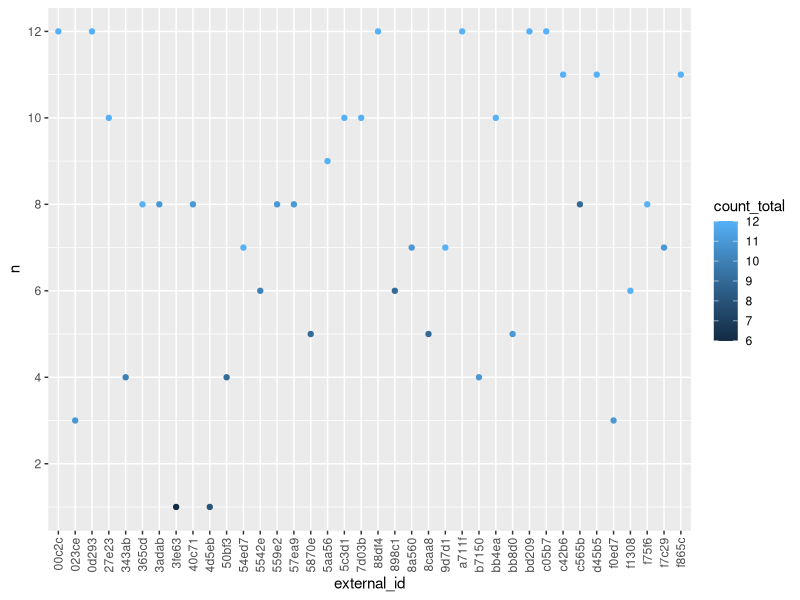
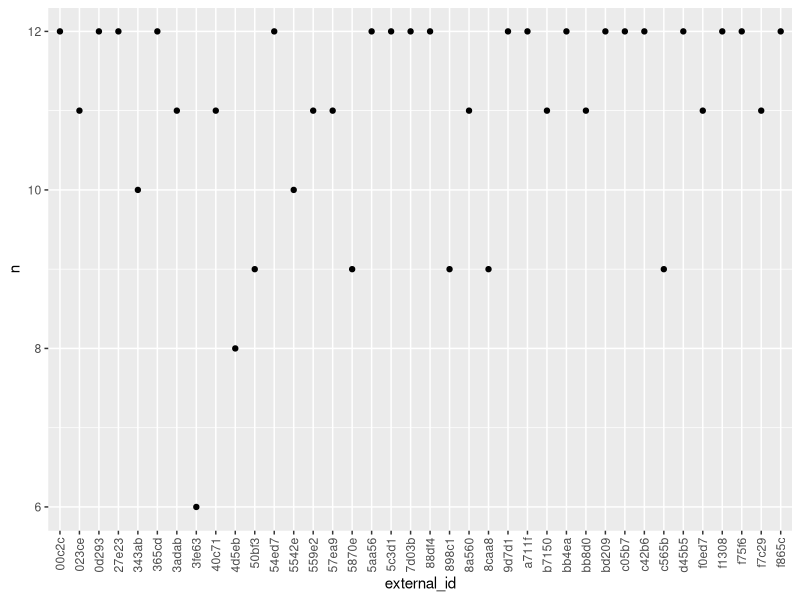
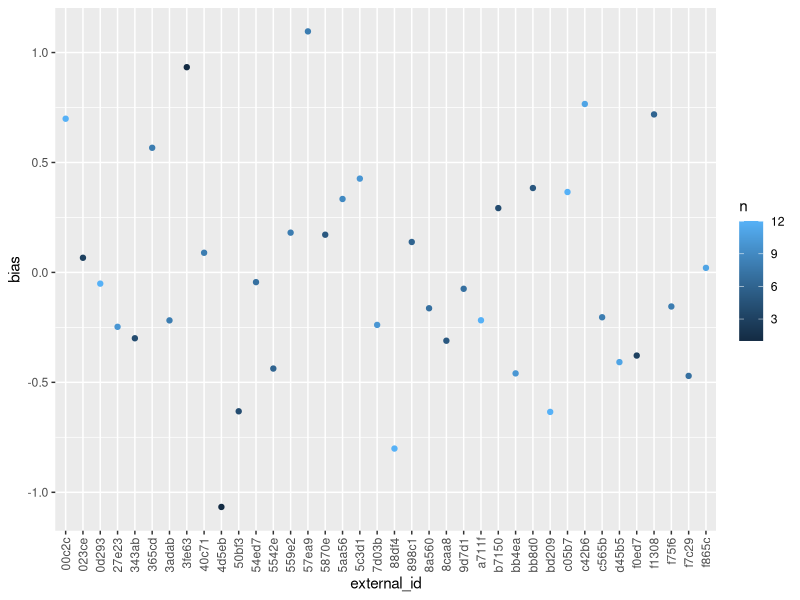
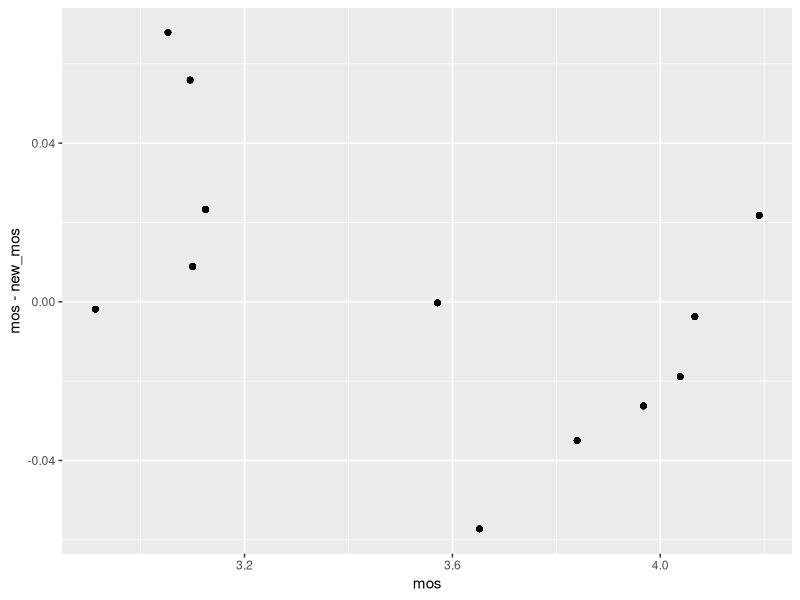
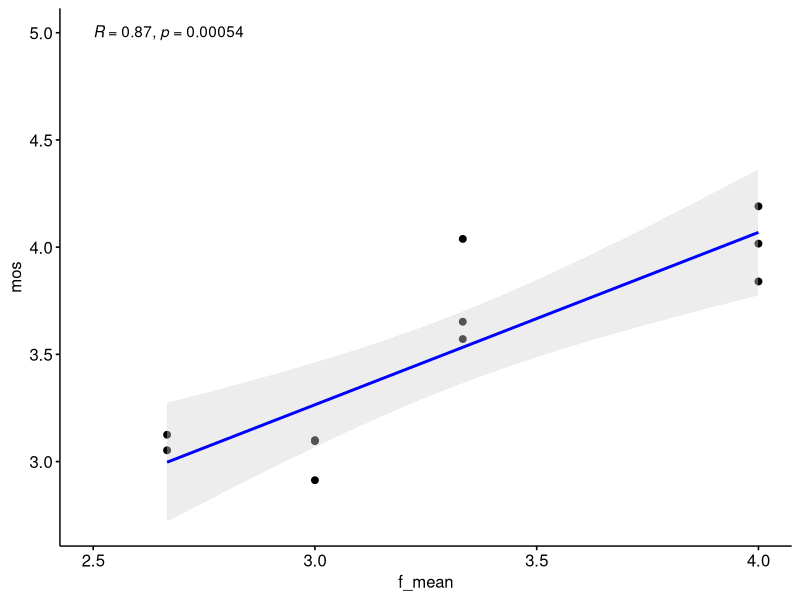
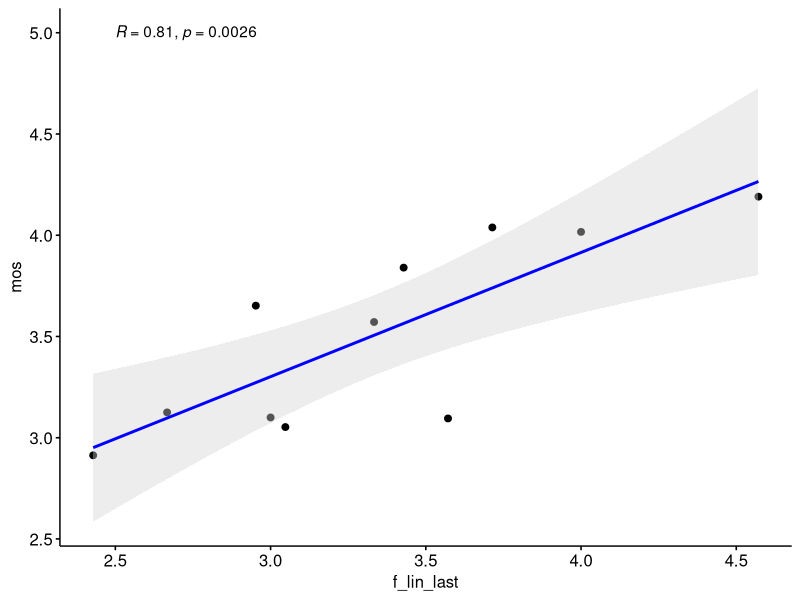
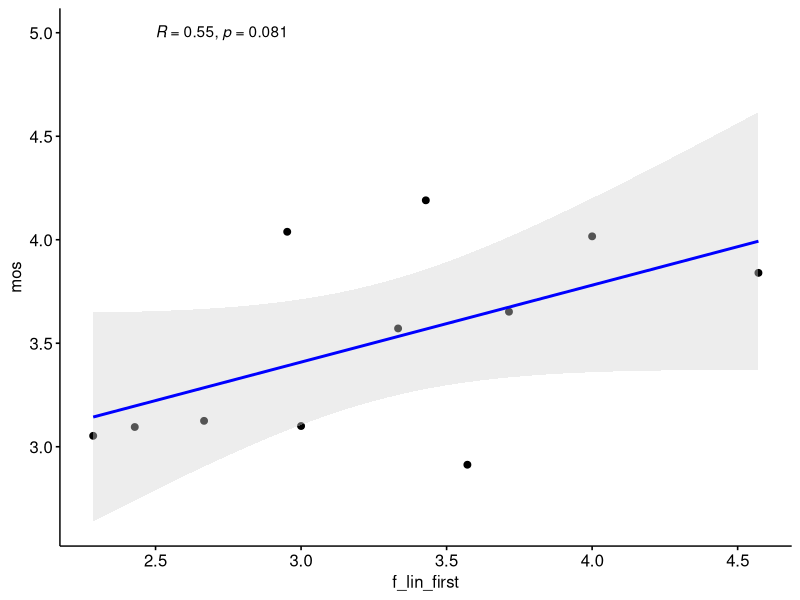
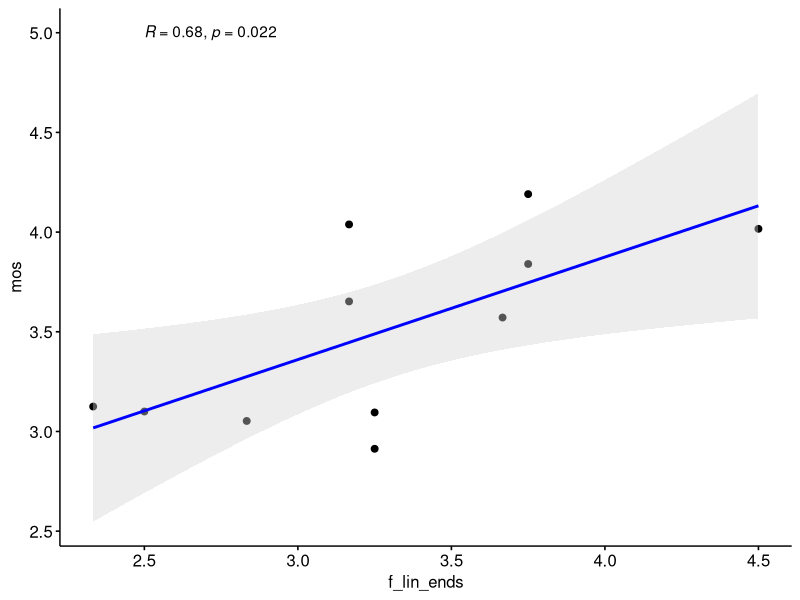

Write the R code that produced these figures, in order. (Note: this script raises an error after producing the figures.)
## ---- chunk 1
knitr::opts_chunk$set(echo = TRUE)
library(tidyverse)
library(ggpubr)
library(ordinal)
## ---- chunk 2
data_by_weeks <- read_csv("phase4_current_results.csv", col_types = "ffnnnnnnnnnnncc")


## ---- chunk 3

data_by_weeks %>%
  group_by(external_id) %>%
  dplyr::summarise(n = sum(n == 7), count_total = n()) %>%
  ggplot(aes(external_id, n, color = count_total)) + geom_point() + 
    theme(axis.text.x = element_text(angle = 90, vjust = 0.5, hjust=1)) + 
    scale_y_continuous(breaks = seq(0, 20, 2)) 

data_by_weeks %>%
  group_by(external_id) %>%
  dplyr::summarise(n = sum(n >= 3)) %>%
  ggplot(aes(external_id, n)) + geom_point() + 
    theme(axis.text.x = element_text(angle = 90, vjust = 0.5, hjust=1)) + 
    scale_y_continuous(breaks = seq(0, 20, 2)) 

data_by_weeks %>%
  filter(n == 7) %>%
  group_by(week) %>%
  dplyr::mutate(mos = mean(q2)) %>%
  ungroup() %>%
  group_by(external_id) %>%
  dplyr::summarize(bias = mean(q2 - mos, na.rm = TRUE), n = n()) %>%
#  mutate(n = as.factor(n)) %>%
  ggplot(aes(external_id, bias, color = n)) + geom_point() + 
    theme(axis.text.x = element_text(angle = 90, vjust = 0.5, hjust=1))

tmp <- data_by_weeks %>%
  filter(n == 7) %>%
  group_by(week) %>%
  mutate(mos = mean(q2)) %>%
  ungroup() 


data_by_weeks %>%
  filter(n == 7) %>%
  group_by(week) %>%
  dplyr::mutate(mos = mean(q2)) %>%
  ungroup() %>%
  group_by(external_id) %>%
  dplyr::mutate(bias = mean(q2 - mos, na.rm = TRUE)) %>%
  ungroup() %>%
  dplyr::mutate(new_q2 = q2 - bias) %>%
  group_by(week, mos) %>%
  dplyr::mutate(new_mos = mean(new_q2)) %>%
  ggplot(aes(mos, mos - new_mos)) + geom_point()

data_with_bias <- data_by_weeks %>%
  filter(n == 7) %>%
  group_by(week) %>%
  dplyr::mutate(mos = mean(q2)) %>%
  ungroup() %>%
  group_by(external_id) %>%
  dplyr::mutate(bias = mean(q2 - mos, na.rm = TRUE)) %>%
  ungroup() %>%
  mutate(new_q2 = q2 - bias) %>%
  group_by(week, mos) %>%
  dplyr::mutate(new_mos = mean(new_q2))

## ---- chunk 4
f_mean <- function(x) {
  tmp <- x[,1]
  tmp[is.na(x[,1])] <- 0
  norm <- rep(1, nrow(x))
  norm[is.na(x[,1])] <- 0
  for (i in c(2:6)){
    tmp_norm <- rep(1, nrow(x))
    tmp_norm[is.na(x[,i])] <- 0
    norm <- norm + tmp_norm
    tmp_na <- x[,i]
    tmp_na[is.na(tmp_na)] <- 0
    tmp <- tmp + tmp_na
  }
  return(tmp / norm)
}

f_lin_last <- function(x) {
  norm <- rep(1, nrow(x))
  norm[is.na(x[,1])] <- 0
  tmp <- x[,1]
  tmp[is.na(x[,1])] <- 0
  tmp <- tmp * norm
  for (i in c(2:6)){
    tmp_norm <- rep(i, nrow(x))
    tmp_norm[is.na(x[,i])] <- 0
    norm <- norm + tmp_norm
    tmp_na <- x[,i]
    tmp_na[is.na(tmp_na)] <- 0
    tmp <- tmp + tmp_na * tmp_norm
  }
  return(tmp / norm)
}

f_lin_first <- function(x) {
  norm <- rep(6, nrow(x))
  norm[is.na(x[,1])] <- 0
  tmp <- x[,1]
  tmp[is.na(x[,1])] <- 0
  tmp <- tmp * norm
  for (i in c(2:6)){
    tmp_norm <- rep(7-i, nrow(x))
    tmp_norm[is.na(x[,i])] <- 0
    norm <- norm + tmp_norm
    tmp_na <- x[,i]
    tmp_na[is.na(tmp_na)] <- 0
    tmp <- tmp + tmp_na * tmp_norm
  }
  return(tmp / norm)
}

f_lin_ends <- function(x) {
  norm <- rep(3, nrow(x))
  norm[is.na(x[,1])] <- 0
  tmp <- x[,1]
  tmp[is.na(x[,1])] <- 0
  tmp <- tmp * norm
  for (i in c(2:6)){
    tmp_norm <- rep(ceiling(abs(3.5 - i)), nrow(x))
    tmp_norm[is.na(x[,i])] <- 0
    norm <- norm + tmp_norm
    tmp_na <- x[,i]
    tmp_na[is.na(tmp_na)] <- 0
    tmp <- tmp + tmp_na * tmp_norm
  }
  return(tmp / norm)
}

data_by_weeks$f_mean = f_mean(as.matrix(data_by_weeks[,c("mo", "tu", "we", "th", "fr", "sa")]))
data_by_weeks$f_lin_last = f_lin_last(as.matrix(data_by_weeks[,c("mo", "tu", "we", "th", "fr", "sa")]))
data_by_weeks$f_lin_first = f_lin_first(as.matrix(data_by_weeks[,c("mo", "tu", "we", "th", "fr", "sa")]))
data_by_weeks$f_lin_ends = f_lin_ends(as.matrix(data_by_weeks[,c("mo", "tu", "we", "th", "fr", "sa")]))

data_by_weeks$res_mean <- data_by_weeks$f_mean - data_by_weeks$q2
data_by_weeks$res_last <-data_by_weeks$f_lin_last - data_by_weeks$q2
data_by_weeks$res_first <-data_by_weeks$f_lin_first - data_by_weeks$q2
data_by_weeks$res_ends <-data_by_weeks$f_lin_ends - data_by_weeks$q2

data_by_weeks %>%
  filter(n == 7) %>%
  mutate(week_private = mo*10^5+tu*10^4+we*10^3+th*10^2+fr*10+sa) %>%
  group_by(week_private) %>%
  dplyr::summarize(mos = mean(q2), f_mean = mean(f_mean)) %>%
  ggscatter(x = "f_mean", y = "mos",
   add = "reg.line",  # Add regressin line
   add.params = list(color = "blue", fill = "lightgray"), # Customize reg. line
   conf.int = TRUE # Add confidence interval
   ) + 
    stat_cor(method = "pearson", label.x = 2.5, label.y = 5)
  
data_by_weeks %>%
  filter(n == 7) %>%
  mutate(week_private = mo*10^5+tu*10^4+we*10^3+th*10^2+fr*10+sa) %>%
  group_by(week_private) %>%
  dplyr::summarize(mos = mean(q2), f_lin_last = mean(f_lin_last)) %>%
  ggscatter(x = "f_lin_last", y = "mos",
   add = "reg.line",  # Add regressin line
   add.params = list(color = "blue", fill = "lightgray"), # Customize reg. line
   conf.int = TRUE # Add confidence interval
   ) + 
    stat_cor(method = "pearson", label.x = 2.5, label.y = 5)

data_by_weeks %>%
  filter(n == 7) %>%
  mutate(week_private = mo*10^5+tu*10^4+we*10^3+th*10^2+fr*10+sa) %>%
  group_by(week_private) %>%
  dplyr::summarize(mos = mean(q2), f_lin_first = mean(f_lin_first)) %>%
  ggscatter(x = "f_lin_first", y = "mos",
   add = "reg.line",  # Add regressin line
   add.params = list(color = "blue", fill = "lightgray"), # Customize reg. line
   conf.int = TRUE # Add confidence interval
   ) + 
    stat_cor(method = "pearson", label.x = 2.5, label.y = 5)

data_by_weeks %>%
  filter(n == 7) %>%
  mutate(week_private = mo*10^5+tu*10^4+we*10^3+th*10^2+fr*10+sa) %>%
  group_by(week_private) %>%
  dplyr::summarize(mos = mean(q2), f_lin_ends = mean(f_lin_ends)) %>%
  ggscatter(x = "f_lin_ends", y = "mos",
   add = "reg.line",  # Add regressin line
   add.params = list(color = "blue", fill = "lightgray"), # Customize reg. line
   conf.int = TRUE # Add confidence interval
   ) + 
    stat_cor(method = "pearson", label.x = 2.5, label.y = 5)

data_by_weeks %>%
  select(-q4) %>%
  replace(is.na(.), 0) %>%
  mutate(week_private = mo*10^5+tu*10^4+we*10^3+th*10^2+fr*10+sa) %>%
  group_by(week_private) %>%
  dplyr::summarize(mos = mean(q2), f_mean = mean(f_mean), n = n()) %>%
  ggscatter(x = "f_mean", y = "mos",
   add = "reg.line",  # Add regressin line
   add.params = list(color = "blue", fill = "lightgray"), # Customize reg. line
   conf.int = TRUE # Add confidence interval
   ) + 
    stat_cor(method = "pearson", label.x = 2.5, label.y = 5)

data_by_weeks %>%
  select(-q4) %>%
  replace(is.na(.), 0) %>%
  mutate(week_private = mo*10^5+tu*10^4+we*10^3+th*10^2+fr*10+sa) %>%
  group_by(week_private) %>%
  dplyr::summarize(mos = mean(q2), f_lin_last = mean(f_lin_last), n = n()) %>%
  ggscatter(x = "f_lin_last", y = "mos",
   add = "reg.line",  # Add regressin line
   add.params = list(color = "blue", fill = "lightgray"), # Customize reg. line
   conf.int = TRUE # Add confidence interval
   ) + 
    stat_cor(method = "pearson", label.x = 2.5, label.y = 5)

data_by_weeks %>%
  select(-q4) %>%
  replace(is.na(.), 0) %>%
  mutate(week_private = mo*10^5+tu*10^4+we*10^3+th*10^2+fr*10+sa) %>%
  group_by(week_private) %>%
  dplyr::summarize(mos = mean(q2), f_lin_first = mean(f_lin_first), n = n()) %>%
  ggscatter(x = "f_lin_first", y = "mos",
   add = "reg.line",  # Add regressin line
   add.params = list(color = "blue", fill = "lightgray"), # Customize reg. line
   conf.int = TRUE # Add confidence interval
   ) + 
    stat_cor(method = "pearson", label.x = 2.5, label.y = 5)

data_by_weeks %>%
  select(-q4) %>%
  replace(is.na(.), 0) %>%
  mutate(week_private = mo*10^5+tu*10^4+we*10^3+th*10^2+fr*10+sa) %>%
  group_by(week_private) %>%
  dplyr::summarize(mos = mean(q2), f_lin_ends = mean(f_lin_ends), n = n()) %>%
  ggscatter(x = "f_lin_ends", y = "mos",
   add = "reg.line",  # Add regressin line
   add.params = list(color = "blue", fill = "lightgray"), # Customize reg. line
   conf.int = TRUE # Add confidence interval
   ) + 
    stat_cor(method = "pearson", label.x = 2.5, label.y = 5)

#and taking into account number of votes


data_by_weeks %>%
  select(-q4) %>%
  replace(is.na(.), 0) %>%
  mutate(week_private = mo*10^5+tu*10^4+we*10^3+th*10^2+fr*10+sa) %>%
  group_by(week_private) %>%
  dplyr::summarize(mos = mean(q2), f_mean = mean(f_mean), n = n(), week_private = week_private) %>%
  ggscatter(x = "f_mean", y = "mos",
   add = "reg.line",  # Add regressin line
   add.params = list(color = "blue", fill = "lightgray"), # Customize reg. line
   conf.int = TRUE # Add confidence interval
   ) + 
    stat_cor(method = "pearson", label.x = 2.5, label.y = 5)

data_by_weeks %>%
  select(-q4) %>%
  replace(is.na(.), 0) %>%
  mutate(week_private = mo*10^5+tu*10^4+we*10^3+th*10^2+fr*10+sa) %>%
  group_by(week_private) %>%
  dplyr::summarize(mos = mean(q2), f_lin_last = mean(f_lin_last), n = n(), week_private = week_private) %>%
  ggscatter(x = "f_lin_last", y = "mos",
   add = "reg.line",  # Add regressin line
   add.params = list(color = "blue", fill = "lightgray"), # Customize reg. line
   conf.int = TRUE # Add confidence interval
   ) + 
    stat_cor(method = "pearson", label.x = 2.5, label.y = 5)

data_by_weeks %>%
  select(-q4) %>%
  replace(is.na(.), 0) %>%
  mutate(week_private = mo*10^5+tu*10^4+we*10^3+th*10^2+fr*10+sa) %>%
  group_by(week_private) %>%
  dplyr::summarize(mos = mean(q2), f_lin_first = mean(f_lin_first), n = n(), week_private = week_private) %>%
  ggscatter(x = "f_lin_first", y = "mos",
   add = "reg.line",  # Add regressin line
   add.params = list(color = "blue", fill = "lightgray"), # Customize reg. line
   conf.int = TRUE # Add confidence interval
   ) + 
    stat_cor(method = "pearson", label.x = 2.5, label.y = 5)

data_by_weeks %>%
  select(-q4) %>%
  replace(is.na(.), 0) %>%
  mutate(week_private = mo*10^5+tu*10^4+we*10^3+th*10^2+fr*10+sa) %>%
  group_by(week_private) %>%
  dplyr::summarize(mos = mean(q2), f_lin_ends = mean(f_lin_ends), n = n(), week_private = week_private) %>%
  ggscatter(x = "f_lin_ends", y = "mos",
   add = "reg.line",  # Add regressin line
   add.params = list(color = "blue", fill = "lightgray"), # Customize reg. line
   conf.int = TRUE # Add confidence interval
   ) + 
    stat_cor(method = "pearson", label.x = 2.5, label.y = 5)



## ---- chunk 5
data_by_weeks$os <- factor(data_by_weeks$q2, ordered = TRUE, levels = c(1, 2, 3, 4, 5))

model_mean <- clm(os ~ f_mean, data = data_by_weeks, family = "binomial")
summary(model_mean)

model_lin_last <- clm(os ~ f_lin_last, data = data_by_weeks, family = "binomial")
summary(model_lin_last)

model_lin_first <- clm(os ~ f_lin_first, data = data_by_weeks, family = "binomial")
summary(model_lin_first)

model_lin_ends <- clm(os ~ f_lin_ends, data = data_by_weeks, family = "binomial")
summary(model_lin_ends)

model_lin_ends <- clm(os ~ f_mean + f_lin_last + f_lin_first + f_lin_ends, data = data_by_weeks, family = "binomial")
summary(model_lin_ends)

data_only_full <- data_by_weeks[data_by_weeks$n == 7,]

model_mean <- clm(os ~ f_mean, data = data_only_full, family = "binomial")
summary(model_mean)

model_lin_last <- clm(os ~ f_lin_last, data = data_only_full, family = "binomial")
summary(model_lin_last)

model_lin_first <- clm(os ~ f_lin_first, data = data_only_full, family = "binomial")
summary(model_lin_first)

model_lin_ends <- clm(os ~ f_lin_ends, data = data_only_full, family = "binomial")
summary(model_lin_ends)

model_lin_ends <- clm(os ~ f_mean + f_lin_last + f_lin_first + f_lin_ends, data = data_only_full, family = "binomial")
summary(model_lin_ends)
## ---- chunk 6
library(optimx)
data_by_weeks$os <- factor(data_by_weeks$q2, ordered = TRUE, levels = c(1, 2, 3, 4, 5))

kumaraswa_den <- function(x, a, b){
  a * b * x^(a - 1) * (1 - x^a)^(b - 1)
}

f_param <- function(x, a, b) {
  norm_vec <- t(replicate(nrow(x), kumaraswa_den(c(0.01, 0.2, 0.4, 0.6, 0.8, 0.99), a, b)))
  norm = norm_vec[,1]
  norm[is.na(x[,1])] <- 0
  tmp <- x[,1]
  tmp[is.na(x[,1])] <- 0
  tmp <- tmp * norm
  for (i in c(2:6)){
    tmp_norm <- norm_vec[,i]
    tmp_norm[is.na(x[,i])] <- 0
    norm <- norm + tmp_norm
    tmp_na <- x[,i]
    tmp_na[is.na(tmp_na)] <- 0
    tmp <- tmp + tmp_na * tmp_norm
  }
  return(tmp / norm)
}

objective_fun <- function(params, df) {
  a <- params[1]
  b <- params[2]
  
  df$f_param <- f_param(as.matrix(df[,c("mo", "tu", "we", "th", "fr", "sa")]), a, b)
  
  model <- clm(os ~ f_param, data = df, family = "binomial")  
  
  return(AIC(model))  
}
init_params <- c(0.2, 4)
lower_bounds <- c(0.00001, 0.00001)
opt_data <- data_by_weeks %>%
  filter(n < 8)

opt_result <- optimx(init_params, objective_fun, method="L-BFGS-B", 
                     lower=lower_bounds, df = opt_data)

best_params <- opt_result
print(best_params)

plot(c(0.01, 0.2, 0.4, 0.6, 0.8, 0.99), kumaraswa_den(c(0.01, 0.2, 0.4, 0.6, 0.8, 0.99), best_params$p1, best_params$p2)/sum(kumaraswa_den(c(0.01, 0.2, 0.4, 0.6, 0.8, 0.99), best_params$p1, best_params$p2)))

data_by_weeks$f_param <- f_param(as.matrix(
  data_by_weeks[,c("mo", "tu", "we", "th", "fr", "sa")]), 
  best_params$p1, best_params$p2)

data_by_weeks %>%
  select(-q4) %>%
  replace(is.na(.), 0) %>%
  mutate(week_private = mo*10^5+tu*10^4+we*10^3+th*10^2+fr*10+sa) %>%
  group_by(week_private) %>%
  dplyr::summarize(mos = mean(q2), f_param = mean(f_param), n = n(), week_private = week_private) %>%
  ggscatter(x = "f_param", y = "mos",
   add = "reg.line",  # Add regression line
   add.params = list(color = "blue", fill = "lightgray"), # Customize reg. line
   conf.int = TRUE # Add confidence interval
   ) + 
    stat_cor(method = "pearson", label.x = 2.5, label.y = 5)


## ---- chunk 7
model <- clm(os ~ mo  + we + sa, data = data_by_weeks)
summary(model)

data_all_in <- data_by_weeks %>%
  filter(n == 7) %>%
  mutate(tu = tu + runif(n = 311, min = -0.3, max = 0.3)) %>%
  mutate(th = th + runif(n = 311, min = -0.3, max = 0.3)) %>%
  mutate(sa = sa + runif(n = 311, min = -0.3, max = 0.3)) 

model <- clm(os ~ mo + tu + we + th + fr + sa, data = data_all_in)
summary(model)

cor(data_all_in$mo, data_all_in$tu)

model_3var <- clm(os ~ tu + th + sa, data = data_all_in)
summary(model_3var)
AIC(model_3var)

data_all_in$test_var <- data_all_in$tu*0.506 + data_all_in$th*0.789 + data_all_in$sa*0.810
model_1var <- clm(os ~ test_var, data = data_all_in)
summary(model_1var)
AIC(model_1var)


data_all_in$test_var <- data_all_in$tu*1.506 + data_all_in$th*0.289 + data_all_in$sa*0.310
model_1var <- clm(os ~ test_var, data = data_all_in)
summary(model_1var)
AIC(model_1var)
